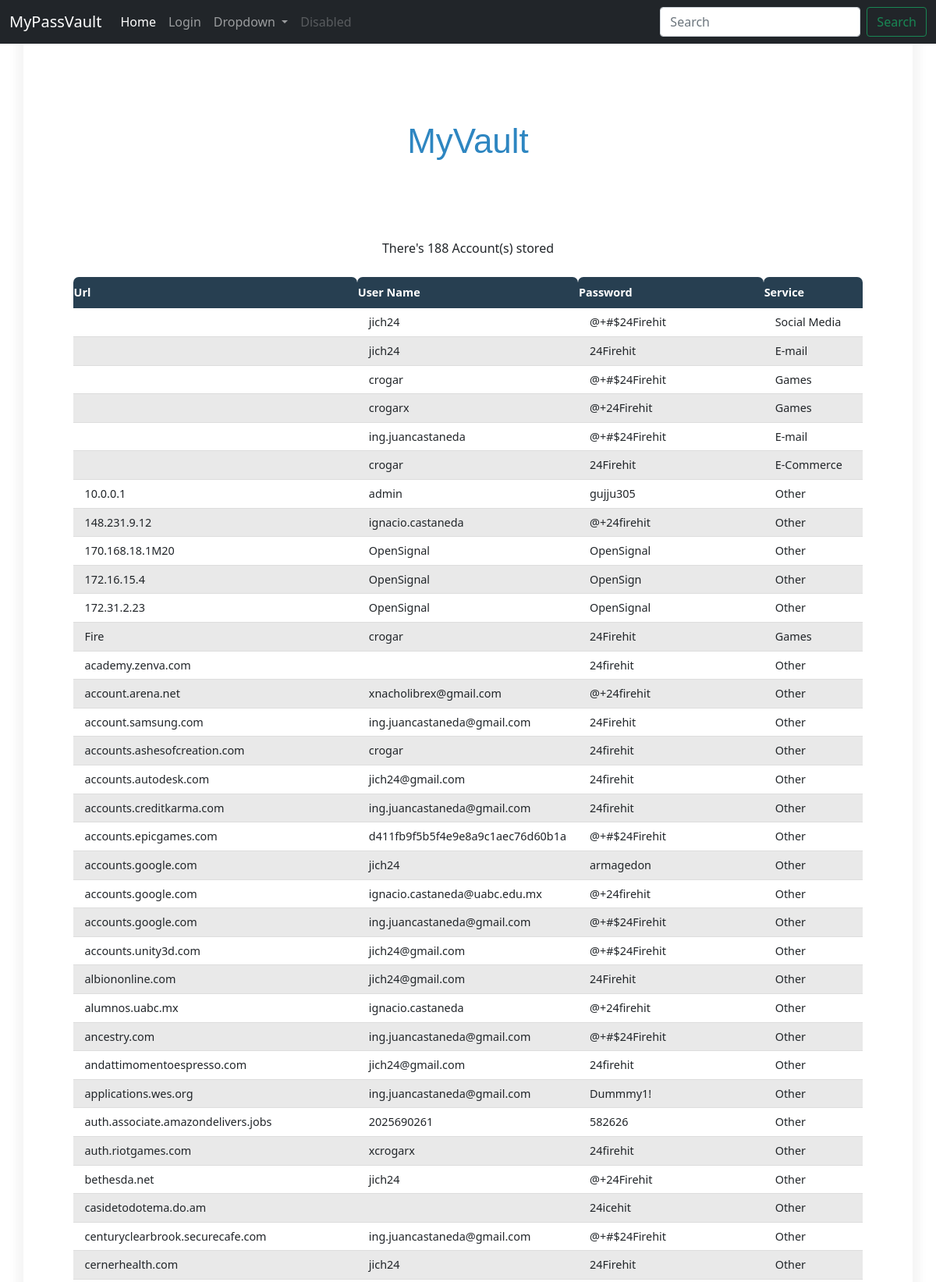
Screenshot of /myvault/accounts (upper part) with the database file from the repository.
### mydb/models.py (models this page shows, shortened)
class Account(models.Model):  # this will handle the Website Name and URL
    topic = models.ForeignKey(Topic, on_delete=models.DO_NOTHING)  # Service in database
    Email = models.CharField(max_length=100)  # Email in database
    website_name = models.CharField(max_length=100)  # website_name in database
    url = models.URLField(unique=False)  # website in database
    password = models.CharField(max_length=100)
    userName = models.CharField(max_length=100)
    comment = models.CharField(max_length=1500)
    Name = models.CharField(max_length=100)
    Address = models.CharField(max_length=250)  # Address in database
    Phone_Number = models.CharField(max_length=25)  # Phone Number in database

class Topic(models.Model):  # inheriting from models --- Topic is Service field in Database
    topic_name = models.CharField(max_length=200)
    def __str__(self):
        return self.topic_name

### mydb/views.py (the view)
# urls.py: url('accounts', views.vault, name='vault'),
def vault(request):
    accounts_list = Account.objects.order_by('url')
    passwords = {"accounts": accounts_list}
    return render(request, 'mydb/accounts.html', context=passwords)

### templates/mydb/accounts.html (shortened to what this page needs)
<!DOCTYPE html>
{% extends "mydb/base.html"%}
    {%load static%}
    {%block body_block%}
    <link href="https://cdn.jsdelivr.net/npm/bootstrap@5.0.0-beta1/dist/css/bootstrap.min.css" rel="stylesheet">
    <link rel="stylesheet" href="{% static "css/account_style.css" %}">
   <section>
      <h1>MyVault</h1>
    </section>
    <div class="container-fluid">
        <div class="djangolist" align="center">
        {% if accounts %}
            <p> There's {{ accounts|length }} Account(s) stored</p>
            <table class="content-table" >
                <thead>
                    <tr>
                        <th>Url </th>
                        <th>User Name </th>
                        <th>Password</th>
                        <th>Service</th>
                    </tr>
                </thead>
                {% for acc in accounts %}
                    <tr>
                        <td> <div> {{acc.url}} </div> </td>
                        <td> <div>{{acc.userName}} </div></td>
                        <td> <div>{{acc.password}} </div></td>
                        <td> <div>{{acc.topic}} </div></td>
                    </tr>
                {% endfor %}
            </table>
        {% endif %}
    </div>
    </div>
    {%endblock%}

### templates/mydb/base.html (shortened to what this page needs)
<!DOCTYPE html>
<html lang="en">
<head>
    <link href="https://cdn.jsdelivr.net/npm/bootstrap@5.0.0-beta1/dist/css/bootstrap.min.css" rel="stylesheet">
</head>
<body>
    <nav class="navbar navbar-expand-lg navbar navbar-dark bg-dark">
          <div class="container-fluid">
            <a class="navbar-brand" href="#">MyPassVault</a>
            <div class="collapse navbar-collapse" id="navbarSupportedContent">
              <ul class="navbar-nav me-auto mb-2 mb-lg-0">
                <li class="nav-item">
                  <a class="nav-link active" aria-current="page" href="#">Home</a>
                </li>
                {% if user.is_authenticated %}
                    <li class="nav-item">
                        <a class="nav-link" href="{% url 'logout' %}">Logout</a>
                    </li>
                  {% else %}
                    <li class="nav-item">
                        <a class="nav-link" href="{% url 'login' %}">Login</a>
                    </li>
                  {% endif %}
                <li class="nav-item dropdown">
                  <a class="nav-link dropdown-toggle" href="#" id="navbarDropdown" role="button" data-bs-toggle="dropdown" aria-expanded="false">
                    Dropdown
                  </a>
                </li>
                <li class="nav-item">
                  <a class="nav-link disabled" href="#" tabindex="-1" aria-disabled="true">Disabled</a>
                </li>
              </ul>
              <form class="d-flex">
                <input class="form-control me-2" type="search" placeholder="Search" aria-label="Search">
                <button class="btn btn-outline-success" type="submit">Search</button>
              </form>
            </div>
          </div>
    </nav>
    <div class="container">
        {% block body_block %}{%endblock%}
    </div>
</body>
</html>

### static/css/account_style.css (style rules this page uses)
body { margin-top: 0px; padding: 0; }
h1 { margin: 0; padding: 100px 0; font: 44px "Arial"; text-align: center; }
h1, h2 { color: #2E86C1; }
.content-table { border-collapse: collapse; margin: 25px 0; font-size: 0.9em; min-width: 600px; }
.content-table thead tr th { background-color: rgba(16, 43, 63, 0.9); color: #ffffff; text-align: left; font-weight: bold; height: 2.8em; border-radius: 7px 7px 0 0; overflow: hidden; box-shadow: 0 0 20px rgba(0,0,0,0,0.15) }
.content-table tr { padding: 12px; }
.content-table td { padding: 7px 15px; }
.content-table tbody tr { border-bottom: 1px solid #dddddd; }
.content-table tbody tr:nth-of-type(even) { background-color: rgb(192, 192, 192, 0.35); }
.djangolist { overflow: auto; height: 100%; width: 100%; }

### templates/mydb/base.html (style rules this page uses)
.container { box-shadow: 0px 0px 10px 10px rgba(0, 0, 0, 0.04); }
h1,h2 { text-align: center; }

### templates/mydb/accounts.html (style rules this page uses)
.container { width=87%; }

### rows the page displays
Account: userName "jich24", password "@+#$24Firehit", topic "Social Media"
Account: userName "jich24", password "24Firehit", topic "E-mail"
Account: userName "crogar", password "@+#$24Firehit", topic "Games"
Account: userName "crogarx", password "@+24Firehit", topic "Games"
Account: userName "ing.juancastaneda", password "@+#$24Firehit", topic "E-mail"
Account: userName "crogar", password "24Firehit", topic "E-Commerce"
Account: url "10.0.0.1", userName "admin", password "gujju305", topic "Other"
Account: url "148.231.9.12", userName "ignacio.castaneda", password "@+24firehit", topic "Other"
Account: url "170.168.18.1M20", userName "OpenSignal", password "OpenSignal", topic "Other"
Account: url "172.16.15.4", userName "OpenSignal", password "OpenSign", topic "Other"
Account: url "172.31.2.23", userName "OpenSignal", password "OpenSignal", topic "Other"
Account: url "Fire", userName "crogar", password "24Firehit", topic "Games"
Account: url "academy.zenva.com", password "24firehit", topic "Other"
Account: url "account.arena.net", userName "xnacholibrex@gmail.com", password "@+24firehit", topic "Other"
Account: url "account.samsung.com", userName "ing.juancastaneda@gmail.com", password "24Firehit", topic "Other"
Account: url "accounts.ashesofcreation.com", userName "crogar", password "24firehit", topic "Other"
Account: url "accounts.autodesk.com", userName "jich24@gmail.com", password "24firehit", topic "Other"
Account: url "accounts.creditkarma.com", userName "ing.juancastaneda@gmail.com", password "24firehit", topic "Other"
Account: url "accounts.epicgames.com", userName "d411fb9f5b5f4e9e8a9c1aec76d60b1a", password "@+#$24Firehit", topic "Other"
Account: url "accounts.google.com", userName "jich24", password "armagedon", topic "Other"
Account: url "accounts.google.com", userName "ignacio.castaneda@uabc.edu.mx", password "@+24firehit", topic "Other"
Account: url "accounts.google.com", userName "ing.juancastaneda@gmail.com", password "@+#$24Firehit", topic "Other"
Account: url "accounts.unity3d.com", userName "jich24@gmail.com", password "@+#$24Firehit", topic "Other"
Account: url "albiononline.com", userName "jich24@gmail.com", password "24Firehit", topic "Other"
Account: url "alumnos.uabc.mx", userName "ignacio.castaneda", password "@+24firehit", topic "Other"
Account: url "ancestry.com", userName "ing.juancastaneda@gmail.com", password "@+#$24Firehit", topic "Other"
Account: url "andattimomentoespresso.com", userName "jich24@gmail.com", password "24firehit", topic "Other"
Account: url "applications.wes.org", userName "ing.juancastaneda@gmail.com", password "Dummmy1!", topic "Other"
Account: url "auth.associate.amazondelivers.jobs", userName "2025690261", password "582626", topic "Other"
Account: url "auth.riotgames.com", userName "xcrogarx", password "24firehit", topic "Other"
Account: url "bethesda.net", userName "jich24", password "@+24Firehit", topic "Other"
Account: url "casidetodotema.do.am", password "24icehit", topic "Other"
Account: url "centuryclearbrook.securecafe.com", userName "ing.juancastaneda@gmail.com", password "@+#$24Firehit", topic "Other"
Account: url "cernerhealth.com", userName "jich24", password "24Firehit", topic "Other"

### other values shown
{{ accounts|length }} "188"
